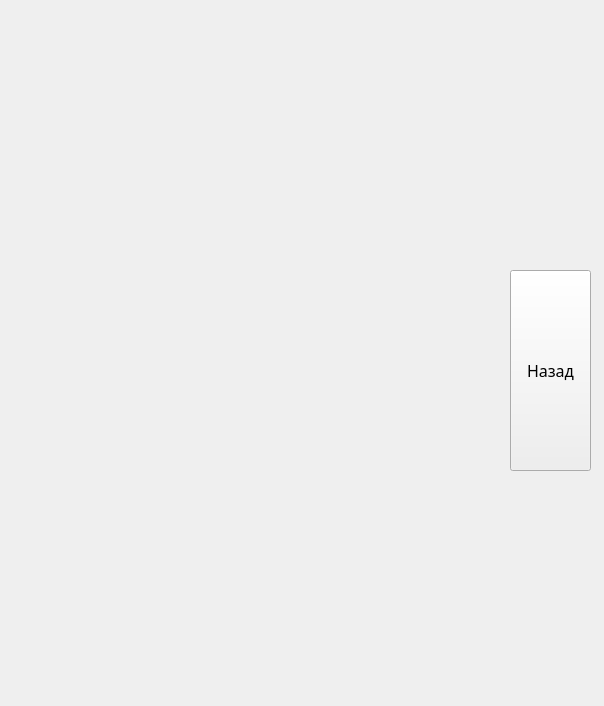
<?xml version="1.0" encoding="UTF-8"?>
<ui version="4.0">
 <class>Form</class>
 <widget class="QWidget" name="Form">
  <property name="geometry">
   <rect>
    <x>0</x>
    <y>0</y>
    <width>604</width>
    <height>706</height>
   </rect>
  </property>
  <property name="windowTitle">
   <string>Form</string>
  </property>
  <widget class="QLabel" name="label">
   <property name="geometry">
    <rect>
     <x>-660</x>
     <y>-380</y>
     <width>1631</width>
     <height>1111</height>
    </rect>
   </property>
   <property name="text">
    <string/>
   </property>
   <property name="pixmap">
    <pixmap>фон.png</pixmap>
   </property>
  </widget>
  <widget class="QPushButton" name="nazad">
   <property name="geometry">
    <rect>
     <x>510</x>
     <y>270</y>
     <width>81</width>
     <height>201</height>
    </rect>
   </property>
   <property name="font">
    <font>
     <family>Segoe Print</family>
     <pointsize>12</pointsize>
    </font>
   </property>
   <property name="text">
    <string>Назад</string>
   </property>
  </widget>
  <widget class="QLabel" name="label_2">
   <property name="geometry">
    <rect>
     <x>0</x>
     <y>0</y>
     <width>491</width>
     <height>711</height>
    </rect>
   </property>
   <property name="text">
    <string/>
   </property>
   <property name="pixmap">
    <pixmap>11.png</pixmap>
   </property>
  </widget>
 </widget>
 <resources/>
 <connections/>
</ui>
